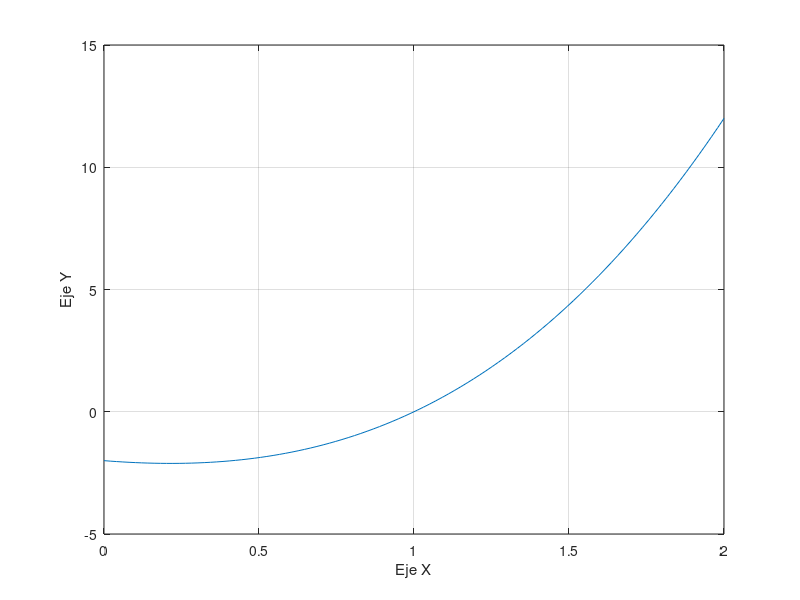

Reproduce this figure in MATLAB.
clf; % limpiar la gráfica del plano

delta = 1;

x = linspace(1-delta, 1+delta);
y = (x.^3)+(2*(x.^2))-x-2;

plot(x, y);

xlabel('Eje X');
ylabel('Eje Y');
grid;
